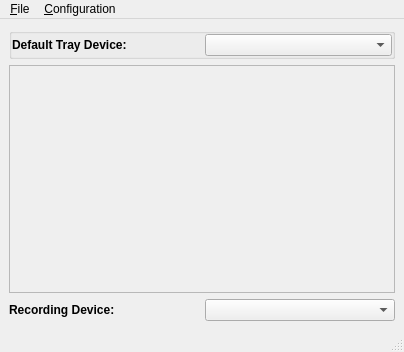
<?xml version="1.0" encoding="UTF-8"?>
<ui version="4.0">
 <class>MixerGUI</class>
 <widget class="QMainWindow" name="MixerGUI">
  <property name="geometry">
   <rect>
    <x>0</x>
    <y>0</y>
    <width>404</width>
    <height>352</height>
   </rect>
  </property>
  <property name="windowTitle">
   <string>Mixer</string>
  </property>
  <widget class="QWidget" name="centralwidget">
   <layout class="QVBoxLayout" name="verticalLayout">
    <item>
     <widget class="QGroupBox" name="group_tray">
      <property name="title">
       <string notr="true"/>
      </property>
      <property name="alignment">
       <set>Qt::AlignLeading|Qt::AlignLeft|Qt::AlignTop</set>
      </property>
      <property name="flat">
       <bool>true</bool>
      </property>
      <layout class="QHBoxLayout" name="horizontalLayout">
       <property name="spacing">
        <number>5</number>
       </property>
       <property name="leftMargin">
        <number>0</number>
       </property>
       <property name="topMargin">
        <number>0</number>
       </property>
       <property name="rightMargin">
        <number>0</number>
       </property>
       <property name="bottomMargin">
        <number>0</number>
       </property>
       <item>
        <widget class="QLabel" name="label">
         <property name="font">
          <font>
           <weight>75</weight>
           <bold>true</bold>
          </font>
         </property>
         <property name="text">
          <string>Default Tray Device:</string>
         </property>
        </widget>
       </item>
       <item>
        <widget class="QComboBox" name="combo_default"/>
       </item>
      </layout>
     </widget>
    </item>
    <item>
     <widget class="QScrollArea" name="scrollArea">
      <property name="widgetResizable">
       <bool>true</bool>
      </property>
      <widget class="QWidget" name="scrollAreaWidgetContents">
       <property name="geometry">
        <rect>
         <x>0</x>
         <y>0</y>
         <width>386</width>
         <height>215</height>
        </rect>
       </property>
      </widget>
     </widget>
    </item>
    <item>
     <layout class="QHBoxLayout" name="horizontalLayout_2">
      <item>
       <widget class="QLabel" name="label_2">
        <property name="font">
         <font>
          <weight>75</weight>
          <bold>true</bold>
         </font>
        </property>
        <property name="text">
         <string>Recording Device:</string>
        </property>
       </widget>
      </item>
      <item>
       <widget class="QComboBox" name="combo_record"/>
      </item>
     </layout>
    </item>
   </layout>
  </widget>
  <widget class="QMenuBar" name="menubar">
   <property name="geometry">
    <rect>
     <x>0</x>
     <y>0</y>
     <width>404</width>
     <height>18</height>
    </rect>
   </property>
   <widget class="QMenu" name="menuFile">
    <property name="title">
     <string>&amp;File</string>
    </property>
    <addaction name="actionClose_Mixer"/>
    <addaction name="separator"/>
    <addaction name="actionClose_Mixer_and_Tray"/>
   </widget>
   <widget class="QMenu" name="menuConfiguration">
    <property name="title">
     <string>&amp;Configuration</string>
    </property>
    <addaction name="action_Change_Audio_Device"/>
    <addaction name="separator"/>
    <addaction name="action_PulseAudio_Mixer"/>
    <addaction name="actionPulseAudio_Settings"/>
   </widget>
   <addaction name="menuFile"/>
   <addaction name="menuConfiguration"/>
  </widget>
  <widget class="QStatusBar" name="statusbar"/>
  <action name="actionClose_Mixer_and_Tray">
   <property name="icon">
    <iconset resource="pc-mixer.qrc">
     <normaloff>:/icons/application-exit.png</normaloff>:/icons/application-exit.png</iconset>
   </property>
   <property name="text">
    <string>Close Mixer and Tray</string>
   </property>
  </action>
  <action name="actionClose_Mixer">
   <property name="icon">
    <iconset resource="pc-mixer.qrc">
     <normaloff>:/icons/window-close.png</normaloff>:/icons/window-close.png</iconset>
   </property>
   <property name="text">
    <string>&amp;Quit Mixer</string>
   </property>
  </action>
  <action name="action_Change_Audio_Device">
   <property name="icon">
    <iconset resource="pc-mixer.qrc">
     <normaloff>:/icons/audio-card.png</normaloff>:/icons/audio-card.png</iconset>
   </property>
   <property name="text">
    <string>Change &amp;Audio Device</string>
   </property>
   <property name="whatsThis">
    <string>pc-su pc-soundconfig</string>
   </property>
  </action>
  <action name="action_PulseAudio_Mixer">
   <property name="icon">
    <iconset resource="pc-mixer.qrc">
     <normaloff>:/icons/pulseaudio.png</normaloff>:/icons/pulseaudio.png</iconset>
   </property>
   <property name="text">
    <string>&amp;PulseAudio Mixer</string>
   </property>
   <property name="whatsThis">
    <string>pavucontrol</string>
   </property>
  </action>
  <action name="actionPulseAudio_Settings">
   <property name="icon">
    <iconset resource="pc-mixer.qrc">
     <normaloff>:/icons/pulseaudio-config.png</normaloff>:/icons/pulseaudio-config.png</iconset>
   </property>
   <property name="text">
    <string>PulseAudio &amp;Settings</string>
   </property>
   <property name="whatsThis">
    <string>paprefs</string>
   </property>
  </action>
 </widget>
 <resources>
  <include location="pc-mixer.qrc"/>
 </resources>
 <connections/>
</ui>
